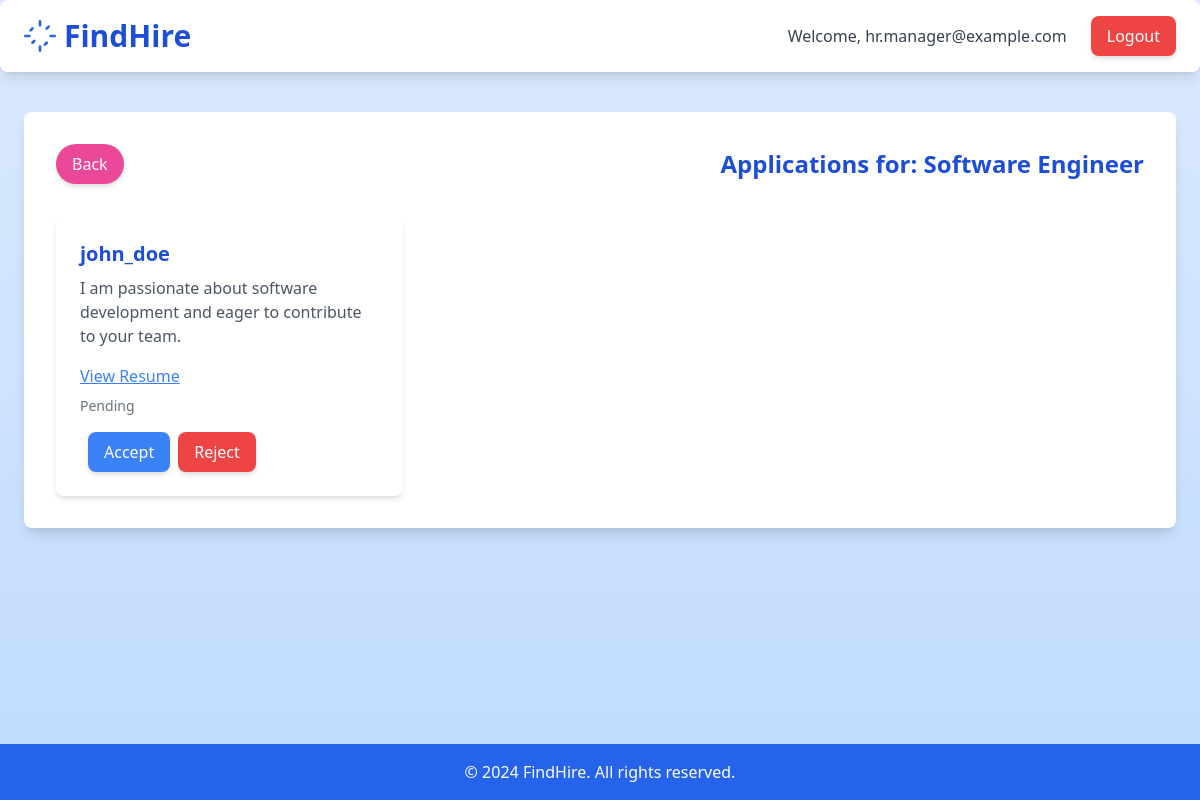
Page /applications.php?job_post_id=1 (signed in) on the committed database.
### tables this page shows
CREATE TABLE JobPosts (
    JobPostID INT PRIMARY KEY AUTO_INCREMENT,
    Title VARCHAR(100) NOT NULL,
    Description TEXT NOT NULL,
    CreatedBy INT NOT NULL, 
    CreatedAt DATETIME DEFAULT CURRENT_TIMESTAMP,
    FOREIGN KEY (CreatedBy) REFERENCES Users(UserID)
);

CREATE TABLE Applications (
    ApplicationID INT PRIMARY KEY AUTO_INCREMENT,
    JobPostID INT NOT NULL,
    ApplicantID INT NOT NULL, 
    CoverLetter TEXT NOT NULL, 
    ResumePath VARCHAR(255) NOT NULL, 
    Status ENUM('Pending', 'Accepted', 'Rejected') DEFAULT 'Pending',
    UpdatedAt DATETIME DEFAULT CURRENT_TIMESTAMP ON UPDATE CURRENT_TIMESTAMP,
    FOREIGN KEY (JobPostID) REFERENCES JobPosts(JobPostID),
    FOREIGN KEY (ApplicantID) REFERENCES Users(UserID)
);

CREATE TABLE Users (
    UserID INT PRIMARY KEY AUTO_INCREMENT,
    Username VARCHAR(50) NOT NULL UNIQUE,
    PasswordHash VARCHAR(255) NOT NULL, 
    Email VARCHAR(100) NOT NULL UNIQUE,
    RoleID INT NOT NULL,
    FOREIGN KEY (RoleID) REFERENCES Roles(RoleID)
);

### Models/JobPost.php (called while the page is built, shortened)
<?php
class JobPost extends Database {
    public function getJobPostById($jobPostId) {
        try {
            $dbh = $this->connect();
            $stmt = $dbh->prepare("SELECT Title FROM JobPosts WHERE JobPostID = :jobPostId");
            $stmt->bindParam(':jobPostId', $jobPostId, PDO::PARAM_INT);
            $stmt->execute();
            return $stmt->fetch(PDO::FETCH_ASSOC);
        } catch (PDOException $e) {
            error_log("Error fetching job post: " . $e->getMessage());
            return ['Title' => 'Unknown'];
        }
    }
}

### Models/Application.php (called while the page is built, shortened)
<?php
class Application extends Database {
    public function getApplicationsByJobPostId($jobPostId) {
        try {
            $dbh = $this->connect();
            $stmt = $dbh->prepare("SELECT a.ApplicationID, u.Username, a.CoverLetter, a.ResumePath, a.Status, a.UpdatedAt
                                   FROM Applications a
                                   JOIN Users u ON a.ApplicantID = u.UserID
                                   WHERE a.JobPostID = :jobPostId");
            $stmt->bindParam(':jobPostId', $jobPostId, PDO::PARAM_INT);
            $stmt->execute();
            return $stmt->fetchAll(PDO::FETCH_ASSOC);
        } catch (PDOException $e) {
            echo "Error fetching applications: " . $e->getMessage();
            return [];
        }
    }
}

### applications.php (the view, shortened to what this page needs)
<?php
require_once('./Models/Application.php');
require_once('./Models/JobPost.php');
$jobPostModel = new JobPost();
$jobPostId = $_GET['job_post_id'] ?? 0;
$jobPostDetails = $jobPostModel->getJobPostById($jobPostId);
$jobPostTitle = $jobPostDetails['Title'] ?? "Unknown Job Post";
$applicationModel = new Application();
$applications = $applicationModel->getApplicationsByJobPostId($jobPostId);
?>
<!DOCTYPE html>
<html lang="en">
<head>
    <script src="https://cdn.tailwindcss.com"></script>
</head>
<body class="font-sans antialiased flex flex-col min-h-screen bg-gradient-to-b from-blue-100 to-blue-200">
    <header class="bg-white shadow-lg rounded-lg fixed top-0 left-0 right-0 z-50">
        <div class="max-w-screen-xl mx-auto px-6 py-4 flex justify-between items-center">
            <div class="flex items-center space-x-2">
                <span class="text-3xl font-extrabold text-blue-700">FindHire</span>
            </div>
            <div class="flex items-center space-x-6">
                <span class="text-gray-700">Welcome, <?= htmlspecialchars($_SESSION['email']) ?></span>
                <form action="logout.php" method="POST" class="inline-block">
                    <button type="submit" class="bg-red-500 hover:bg-red-600 text-white px-4 py-2 rounded-lg shadow-md">Logout</button>
                </form>
            </div>
        </div>
    </header>
    <main class="flex-grow max-w-screen-xl mt-20 mx-auto px-6 py-8">
        <div class="bg-white p-8 rounded-lg shadow-lg w-full max-w-6xl mx-auto">
            <div class="flex justify-between items-center mb-8">
                <a href="index.php"
                   class="bg-pink-500 hover:bg-pink-600 text-white px-4 py-2 rounded-full shadow-md transition">
                    Back
                </a>
                <h2 class="text-2xl font-bold text-blue-700">Applications for: <?= htmlspecialchars($jobPostTitle) ?></h2>
            </div>
            <div>
                <?php if ($applications && count($applications) > 0): ?>
                    <div class="grid grid-cols-1 sm:grid-cols-2 lg:grid-cols-3 gap-6">
                        <?php foreach ($applications as $application): ?>
                            <div class="bg-white p-6 rounded-lg shadow-md hover:shadow-lg transition-shadow">
                                <h3 class="text-xl font-semibold text-blue-700"><?= htmlspecialchars($application['Username']) ?></h3>
                                <p class="text-gray-600 mt-2"><?= nl2br(htmlspecialchars($application['CoverLetter'])) ?></p>
                                <div class="mt-4">
                                    <a href="<?= htmlspecialchars($application['ResumePath']) ?>" target="_blank"
                                       class="text-blue-500 hover:text-blue-600 underline">
                                        View Resume
                                    </a>
                                </div>
                                <p class="text-sm text-gray-500 mt-2"><?= htmlspecialchars($application['Status']) ?></p>
                                <form method="POST" class="mt-4 flex space-x-2">
                                    <button type="submit" name="action" value="accept"
                                            class="bg-blue-500 hover:bg-blue-600 text-white px-4 py-2 rounded-lg shadow-md transition">
                                        Accept
                                    </button>
                                    <button type="submit" name="action" value="reject"
                                            class="bg-red-500 hover:bg-red-600 text-white px-4 py-2 rounded-lg shadow-md transition">
                                        Reject
                                    </button>
                                </form>
                            </div>
                        <?php endforeach; ?>
                    </div>
                <?php else: ?>
                    <p class="text-center text-gray-600">No applications found for this job post.</p>
                <?php endif; ?>
            </div>
        </div>
    </main>
    <footer class="bg-blue-600 text-white py-4 mt-8">
        <div class="text-center">
            <p>&copy; <?= date('Y') ?> FindHire. All rights reserved.</p>
        </div>
    </footer>
</body>
</html>

### applications.php (style rules this page uses)
body { background: linear-gradient(to bottom, #e2e8f0, #cbd5e1); }

### rows in the picture
jobposts: Title "Software Engineer"
applications: ApplicantID.Username "john_doe", CoverLetter "I am passionate about software development and eager to contribute to your team.", Status "Pending"

### other values in the picture
$_SESSION['email'] "hr.manager@example.com"
